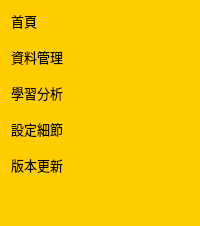
           <widget class="QWidget" name="side_menu_2" native="true">
            <property name="minimumSize">
             <size>
              <width>150</width>
              <height>0</height>
             </size>
            </property>
            <property name="maximumSize">
             <size>
              <width>1500</width>
              <height>16777215</height>
             </size>
            </property>
            <property name="styleSheet">
             <string notr="true">QPushButton{
border:none;
text-align:left;
}

QPushButton:hover{
background-color:white;
border-radius:5px;
border-style:2px solid block;
text-align:left;
}

QPushButton:checked{
background-color:white;
border-radius:5px;
border-style:2px solid block;
}
QWidget{
background-color:#FFCD00;
}</string>
            </property>
            <layout class="QVBoxLayout" name="verticalLayout_3">
             <item>
              <widget class="QPushButton" name="home_2_button">
               <property name="font">
                <font>
                 <family>AniMe Matrix - MB_EN</family>
                 <pointsize>10</pointsize>
                </font>
               </property>
               <property name="text">
                <string>首頁</string>
               </property>
               <property name="icon">
                <iconset>
                 <normaloff>icon/house.png</normaloff>icon/house.png</iconset>
               </property>
               <property name="iconSize">
                <size>
                 <width>50</width>
                 <height>50</height>
                </size>
               </property>
               <property name="checkable">
                <bool>true</bool>
               </property>
               <property name="autoExclusive">
                <bool>true</bool>
               </property>
              </widget>
             </item>
             <item>
              <spacer name="verticalSpacer_10">
               <property name="orientation">
                <enum>Qt::Vertical</enum>
               </property>
               <property name="sizeType">
                <enum>QSizePolicy::Fixed</enum>
               </property>
               <property name="sizeHint" stdset="0">
                <size>
                 <width>20</width>
                 <height>10</height>
                </size>
               </property>
              </spacer>
             </item>
             <item>
              <widget class="QPushButton" name="database_2_button">
               <property name="font">
                <font>
                 <family>微軟正黑體</family>
                 <pointsize>10</pointsize>
                </font>
               </property>
               <property name="text">
                <string>資料管理</string>
               </property>
               <property name="icon">
                <iconset>
                 <normaloff>icon/contact_page.png</normaloff>icon/contact_page.png</iconset>
               </property>
               <property name="iconSize">
                <size>
                 <width>50</width>
                 <height>50</height>
                </size>
               </property>
               <property name="checkable">
                <bool>true</bool>
               </property>
               <property name="autoExclusive">
                <bool>true</bool>
               </property>
              </widget>
             </item>
             <item>
              <spacer name="verticalSpacer_6">
               <property name="orientation">
                <enum>Qt::Vertical</enum>
               </property>
               <property name="sizeType">
                <enum>QSizePolicy::Fixed</enum>
               </property>
               <property name="sizeHint" stdset="0">
                <size>
                 <width>20</width>
                 <height>10</height>
                </size>
               </property>
              </spacer>
             </item>
             <item>
              <widget class="QPushButton" name="analytics_2_button">
               <property name="font">
                <font>
                 <family>微軟正黑體</family>
                 <pointsize>10</pointsize>
                </font>
               </property>
               <property name="text">
                <string>學習分析</string>
               </property>
               <property name="icon">
                <iconset>
                 <normaloff>icon/analytics.png</normaloff>icon/analytics.png</iconset>
               </property>
               <property name="iconSize">
                <size>
                 <width>50</width>
                 <height>50</height>
                </size>
               </property>
               <property name="checkable">
                <bool>true</bool>
               </property>
               <property name="autoExclusive">
                <bool>true</bool>
               </property>
              </widget>
             </item>
             <item>
              <spacer name="verticalSpacer_5">
               <property name="orientation">
                <enum>Qt::Vertical</enum>
               </property>
               <property name="sizeType">
                <enum>QSizePolicy::Fixed</enum>
               </property>
               <property name="sizeHint" stdset="0">
                <size>
                 <width>20</width>
                 <height>10</height>
                </size>
               </property>
              </spacer>
             </item>
             <item>
              <widget class="QPushButton" name="setting_2_button">
               <property name="font">
                <font>
                 <family>微軟正黑體</family>
                 <pointsize>10</pointsize>
                </font>
               </property>
               <property name="text">
                <string>設定細節</string>
               </property>
               <property name="icon">
                <iconset>
                 <normaloff>icon/settings.png</normaloff>icon/settings.png</iconset>
               </property>
               <property name="iconSize">
                <size>
                 <width>50</width>
                 <height>50</height>
                </size>
               </property>
               <property name="checkable">
                <bool>true</bool>
               </property>
               <property name="autoExclusive">
                <bool>true</bool>
               </property>
              </widget>
             </item>
             <item>
              <spacer name="verticalSpacer_8">
               <property name="orientation">
                <enum>Qt::Vertical</enum>
               </property>
               <property name="sizeType">
                <enum>QSizePolicy::Fixed</enum>
               </property>
               <property name="sizeHint" stdset="0">
                <size>
                 <width>20</width>
                 <height>10</height>
                </size>
               </property>
              </spacer>
             </item>
             <item>
              <widget class="QPushButton" name="release_2_button">
               <property name="font">
                <font>
                 <family>微軟正黑體</family>
                 <pointsize>10</pointsize>
                </font>
               </property>
               <property name="text">
                <string>版本更新</string>
               </property>
               <property name="icon">
                <iconset>
                 <normaloff>icon/new_releases.png</normaloff>icon/new_releases.png</iconset>
               </property>
               <property name="iconSize">
                <size>
                 <width>50</width>
                 <height>50</height>
                </size>
               </property>
               <property name="checkable">
                <bool>true</bool>
               </property>
               <property name="autoExclusive">
                <bool>true</bool>
               </property>
              </widget>
             </item>
             <item>
              <spacer name="verticalSpacer_7">
               <property name="orientation">
                <enum>Qt::Vertical</enum>
               </property>
               <property name="sizeHint" stdset="0">
                <size>
                 <width>20</width>
                 <height>40</height>
                </size>
               </property>
              </spacer>
             </item>
            </layout>
           </widget>
